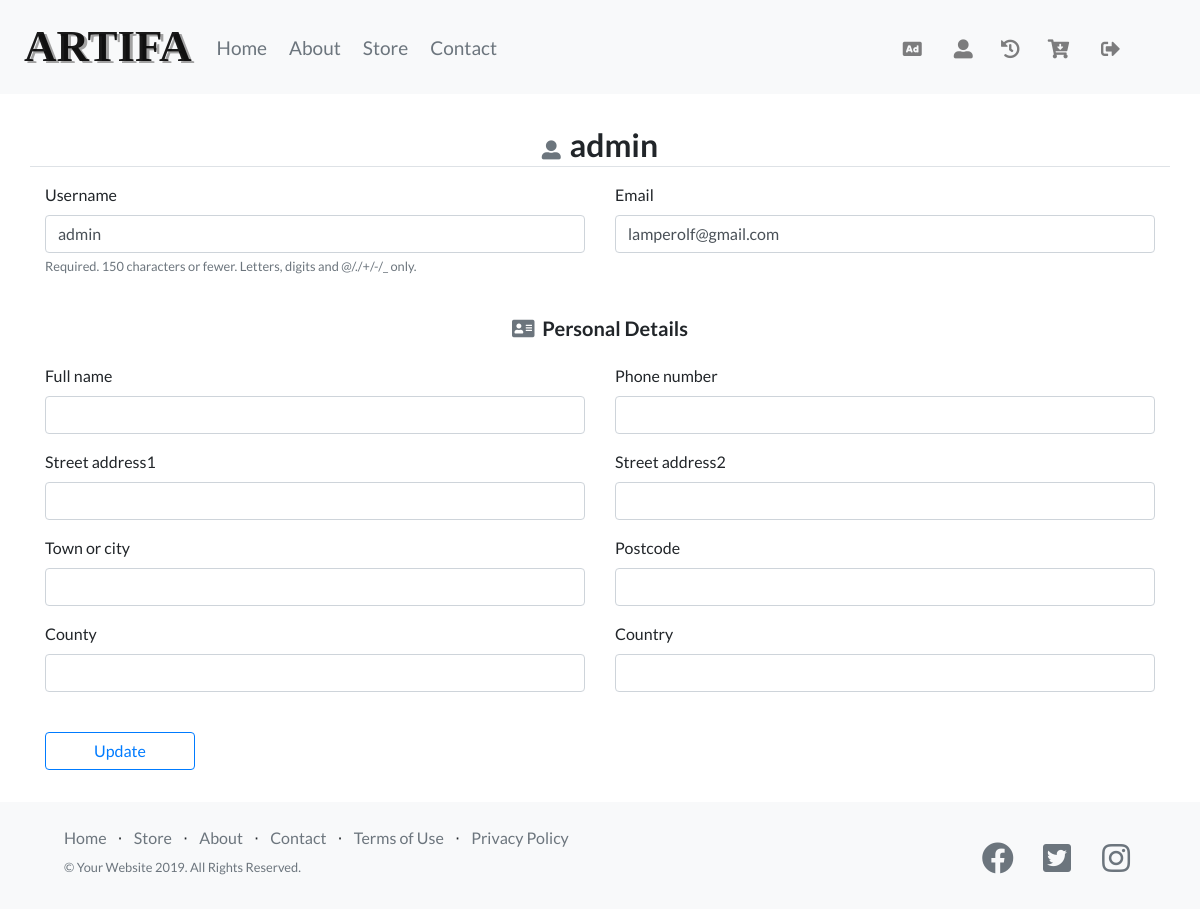
/profile/ (signed in), run on an earlier commit of the app's database.
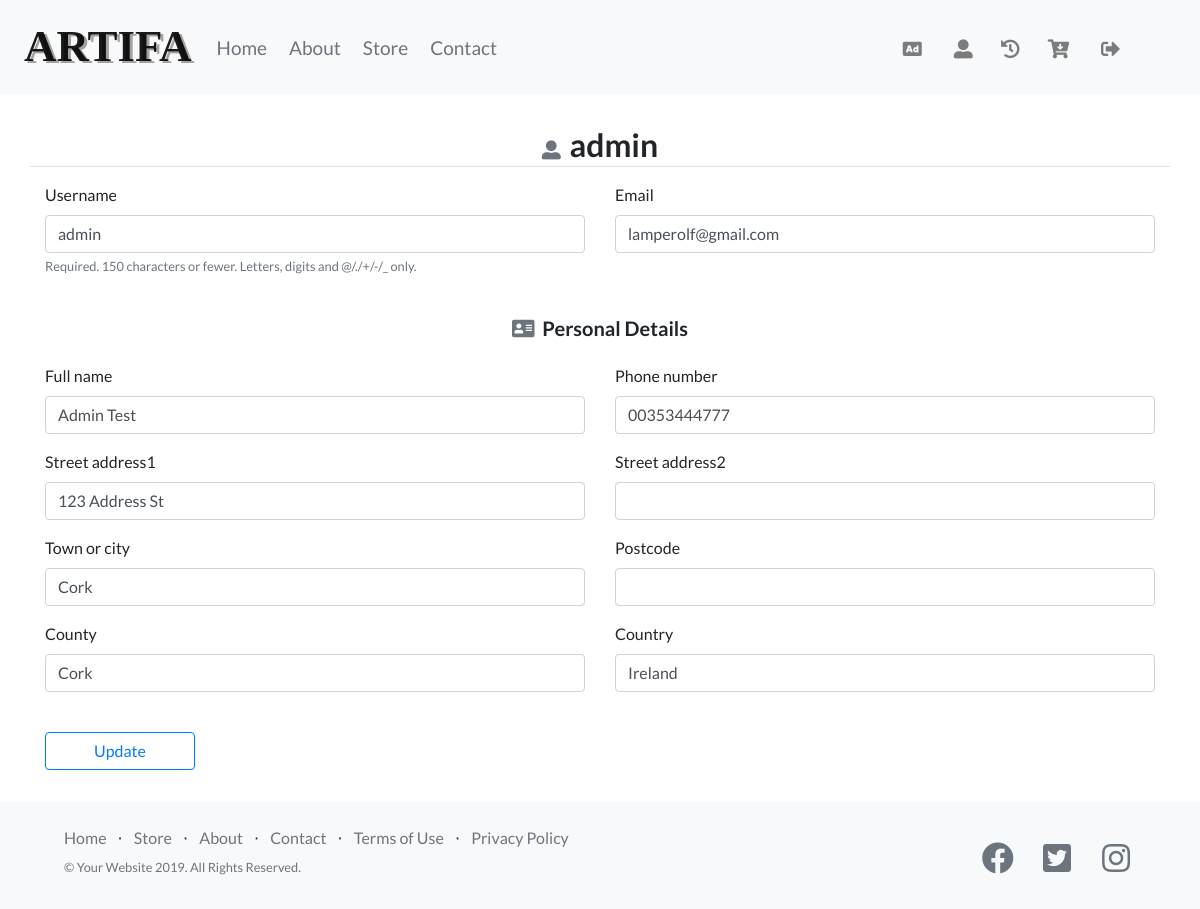
And on a later commit of the database.
### users/models.py (models this page shows, shortened)
class Account(models.Model):
    user = models.OneToOneField(User, on_delete=models.CASCADE)
    full_name = models.CharField(max_length=50, blank=True, null=True)
    phone_number = models.CharField(max_length=20, blank=True, null=True)
    country = models.CharField(max_length=40, blank=True, null=True)
    postcode = models.CharField(max_length=20, blank=True, null=True)
    town_or_city = models.CharField(max_length=40, blank=True, null=True)
    street_address1 = models.CharField(max_length=40, blank=True, null=True)
    street_address2 = models.CharField(max_length=40, blank=True, null=True)
    county = models.CharField(max_length=40, blank=True, null=True)
    history_active = models.BooleanField(default=False)
    history_checked = models.BooleanField(default=False)
    seller_active = models.BooleanField(default=False)
    buyer_active = models.BooleanField(default=False)
    winner_active = models.BooleanField(default=False)

### users/views.py (the view)
# urls.py: path('profile/', user_views.profile, name='profile'),
@login_required
def profile(request):
    items = Item.objects.all()
    account = Account.objects.get(user=request.user)
    if account.history_active == False:
        account.history_checked = True
        account.save()
    if request.method == 'POST':
        u_form = UserUpdateForm(request.POST, instance=request.user)
        a_form = AccountUpdateForm(request.POST, instance=request.user.account)
        if u_form.is_valid() and a_form.is_valid:
            u_form.save()
            a_form.save()
            messages.success(request, f'Your account has been updated!')
            return redirect('profile')
    else:
        u_form = UserUpdateForm(instance=request.user)
        a_form = AccountUpdateForm(instance=request.user.account)
    for item in items:
        if item.finish_date != None:
            if (item.finish_date < item.today_date and
                    item.winner != None and item.cart == None):
                the_cart = Cart.objects.get(user=item.winner)
                item.cart = the_cart
                the_cart.total += 1
                winner = Account.objects.get(user=item.winner)
                winner.winner_active = True
                the_cart.save()
                winner.save()
                item.save()
    context = {
        'u_form': u_form,
        'a_form': a_form,
        'items': items,
    }
    return render(request, 'users/profile.html', context)

### users/forms.py
class UserUpdateForm(forms.ModelForm):
    email = forms.EmailField()
    class Meta:
        model = User
        fields = ['username', 'email']

class AccountUpdateForm(forms.ModelForm):
    class Meta:
        model = Account
        fields = ['full_name', 'phone_number', 'country', 'postcode',
                  'town_or_city', 'street_address1', 'street_address2', 'county']

### auction_store/models.py (called while the page is built)
    @property
    def today_date(self):
        return timezone.now()

    @property
    def finish_date(self):
        return self.end_date

### users/templates/users/profile.html (shortened to what this page needs)
{% extends 'auction_store/base.html' %}
{% load crispy_forms_tags %}
{% load crispy_forms_field %}
{% block content %}
   <div class="container py-3">
    <fieldset class="form-group">
     <form method="POST" enctype="multipart/form-data">
      <div class="row">
       <legend class="border-bottom my-3 text-center">
        <i class="nav-item fas fa-user-alt text-muted pr-1"></i>
        <span class="h2 font-weight-bolder">{{ user.username }}</span>
       </legend>
        <div class="col-12 col-md-6">
        {{ u_form.username|as_crispy_field }}
        </div>
        <div class="col-12 col-md-6">
        {{ u_form.email|as_crispy_field }}
        </div>
        <h5 class="col-12 text-center pt-4 pb-3">
         <i class="fas fa-address-card text-muted pr-1"></i>
         Personal Details
        </h5>
        <div class="col-12 col-md-6">
         {{ a_form.full_name|as_crispy_field }}
        </div>
        <div class="col-12 col-md-6">
         {{ a_form.phone_number|as_crispy_field }}
        </div>
        <div class="col-12 col-md-6">
         {{ a_form.street_address1|as_crispy_field }}
        </div>
        <div class="col-12 col-md-6">
         {{ a_form.street_address2|as_crispy_field }}
        </div>
        <div class="col-12 col-md-6">
         {{ a_form.town_or_city|as_crispy_field }}
        </div>
        <div class="col-12 col-md-6">
         {{ a_form.postcode|as_crispy_field }}
        </div>
        <div class="col-12 col-md-6">
         {{ a_form.county|as_crispy_field }}
        </div>
        <div class="col-12 col-md-6">
         {{ a_form.country|as_crispy_field }}
        </div>
        <div class="col-6 mt-4">
         <button class="btn btn-outline-primary px-5" type="submit">Update</button>
        </div>
      </div>
     </form>
    </fieldset>
   </div>
{% endblock content %}

What changed in the data, as far as the page shows it:
changed Account: full_name (not shown) → "Admin Test"; phone_number (not shown) → "00353444777"; street_address1 (not shown) → "123 Address St"; town_or_city (not shown) → "Cork"; county (not shown) → "Cork"; country (not shown) → "Ireland"
